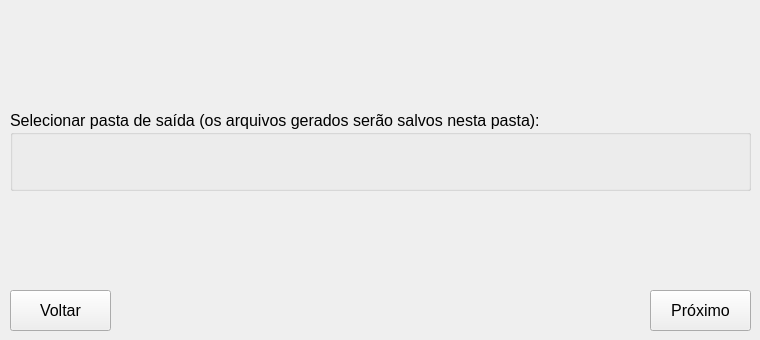
   <widget class="QWidget" name="tab_7">
    <attribute name="title">
     <string>Passo 2</string>
    </attribute>
    <widget class="QGroupBox" name="groupBox_10">
     <property name="geometry">
      <rect>
       <x>10</x>
       <y>110</y>
       <width>741</width>
       <height>81</height>
      </rect>
     </property>
     <property name="font">
      <font>
       <pointsize>12</pointsize>
       <weight>50</weight>
       <italic>false</italic>
       <bold>false</bold>
      </font>
     </property>
     <property name="title">
      <string>Selecionar pasta de saída (os arquivos gerados serão salvos nesta pasta):</string>
     </property>
     <widget class="QgsFileWidget" name="mQgsFileWidget">
      <property name="geometry">
       <rect>
        <x>10</x>
        <y>20</y>
        <width>721</width>
        <height>51</height>
       </rect>
      </property>
      <property name="font">
       <font>
        <family>Arial</family>
        <pointsize>12</pointsize>
       </font>
      </property>
      <property name="storageMode">
       <enum>QgsFileWidget::GetDirectory</enum>
      </property>
     </widget>
    </widget>
    <widget class="QPushButton" name="QPushButton_back_4">
     <property name="enabled">
      <bool>true</bool>
     </property>
     <property name="geometry">
      <rect>
       <x>10</x>
       <y>290</y>
       <width>101</width>
       <height>41</height>
      </rect>
     </property>
     <property name="font">
      <font>
       <pointsize>12</pointsize>
      </font>
     </property>
     <property name="text">
      <string>Voltar</string>
     </property>
     <property name="icon">
      <iconset>
       <normaloff>../medias/icons8-back-button-50.png</normaloff>../medias/icons8-back-button-50.png</iconset>
     </property>
    </widget>
    <widget class="QPushButton" name="QPushButton_next_4">
     <property name="enabled">
      <bool>true</bool>
     </property>
     <property name="geometry">
      <rect>
       <x>650</x>
       <y>290</y>
       <width>101</width>
       <height>41</height>
      </rect>
     </property>
     <property name="font">
      <font>
       <pointsize>12</pointsize>
      </font>
     </property>
     <property name="text">
      <string>Próximo</string>
     </property>
     <property name="icon">
      <iconset>
       <normaloff>../medias/icons8-forward-button-50.png</normaloff>../medias/icons8-forward-button-50.png</iconset>
     </property>
    </widget>
   </widget>
